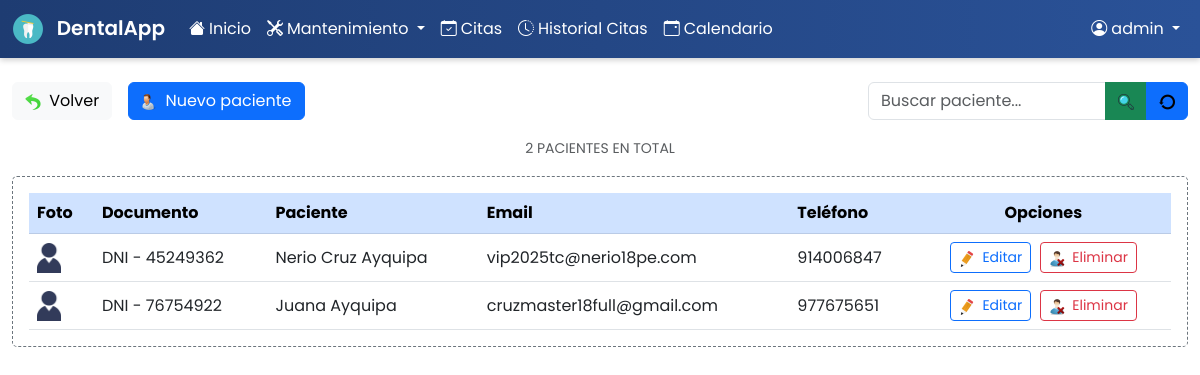
Page /sistema-dental/index.php (signed in) on the committed database.
### tables this page shows
CREATE TABLE `patients` (
  `id` int(11) NOT NULL,
  `name` varchar(100) NOT NULL,
  `document_type` varchar(20) DEFAULT NULL,
  `document_number` varchar(50) DEFAULT NULL,
  `dob` date NOT NULL,
  `phone` varchar(20) DEFAULT NULL,
  `under_treatment` tinyint(1) NOT NULL DEFAULT 0,
  `bleeding` tinyint(1) NOT NULL DEFAULT 0,
  `allergic` tinyint(1) NOT NULL DEFAULT 0,
  `hypertensive` tinyint(1) NOT NULL DEFAULT 0,
  `diabetic` tinyint(1) NOT NULL DEFAULT 0,
  `pregnant` tinyint(1) NOT NULL DEFAULT 0,
  `motive` text DEFAULT NULL,
  `diagnosis` text DEFAULT NULL,
  `observations` text DEFAULT NULL,
  `referred_by` varchar(100) DEFAULT NULL,
  `email` varchar(100) DEFAULT NULL,
  `address` text DEFAULT NULL,
  `created_at` timestamp NOT NULL DEFAULT current_timestamp()
);

### sistema-dental/controllers/BaseController.php (called while the page is built, shortened)
<?php
class BaseController {
    protected function render(string $view, array $data = []): void {
        extract($data);
        require __DIR__ . "/../views/templates/header.php";
        require __DIR__ . "/../views/{$view}.php";
        require __DIR__ . "/../views/templates/footer.php";
    }
}

### sistema-dental/controllers/PatientController.php (called while the page is built, shortened)
<?php
class PatientController extends BaseController
{
    private Patient $model;
    public function __construct(PDO $pdo)
    {
        $this->model = new Patient($pdo);
    }
    public function index(): void
    {
        $patients = $this->model->all();
        $this->render('patients/list', compact('patients'));
    }
}

### sistema-dental/helpers/autoload.php (called while the page is built, shortened)
<?php
spl_autoload_register(function($class) {
    $paths = ['controllers/', 'models/'];
    foreach ($paths as $path) {
        $file = __DIR__ . '/../' . $path . $class . '.php';
        if (file_exists($file)) {
            return;
        }
    }
});

### sistema-dental/models/BaseModel.php (called while the page is built, shortened)
<?php
abstract class BaseModel
{
    protected static $table;
    protected $pdo;
    public function __construct(PDO $pdo)
    {
        $this->pdo = $pdo;
    }
    public function all()
    {
        $stmt = $this->pdo->query("SELECT * FROM " . static::$table);
        return $stmt->fetchAll();
    }
}

### sistema-dental/views/patients/list.php (the view, shortened to what this page needs)
<?php
$patients = $patients ?? [];
$count    = count($patients);
?>
<div class="container-fluid mt-4">
  <div class="d-flex align-items-center mb-3">
    <a href="?controller=dashboard&action=index" class="btn btn-light me-3">
      <img src="assets/img/arrow-left.png" alt="Volver" width="16" class="me-1">
      Volver
    </a>
    <a href="?controller=patient&action=create" class="btn btn-primary me-3">
      <img src="assets/img/person-plus.png" alt="Nuevo" width="16" class="me-1">
      Nuevo paciente
    </a>
    <div class="input-group ms-auto" style="max-width:320px;">
      <input
        type="text"
        id="searchPatient"
        class="form-control"
        placeholder="Buscar paciente..."
      >
      <button class="btn btn-success" id="btnSearch">
        <img src="assets/img/search.png" alt="Buscar" width="16">
      </button>
      <button class="btn btn-primary" onclick="window.location.reload()">
        <img src="assets/img/refresh.png" alt="Refrescar" width="16">
      </button>
    </div>
  </div>
  <div class="text-center mb-3">
    <span class="text-muted small">
      <?= $count ?> PACIENTE<?= $count !== 1 ? 'S' : '' ?> EN TOTAL
    </span>
  </div>
  <div class="table-responsive"
       style="border:1px dashed #6c757d; border-radius:5px; padding:1rem;">
    <table class="table table-hover align-middle mb-0">
      <thead class="table-primary">
        <tr>
          <th>Foto</th>
          <th>Documento</th>
          <th>Paciente</th>
          <th>Email</th>
          <th>Teléfono</th>
          <th class="text-center">Opciones</th>
        </tr>
      </thead>
      <tbody>
        <?php foreach ($patients as $p): ?>
        <tr>
          <td><img src="assets/img/person-circle.png" alt="Foto" width="24"></td>
          <td><?= htmlspecialchars(($p['document_type'] ?? '') . ' - ' . ($p['document_number'] ?? '')) ?></td>
          <td><?= htmlspecialchars($p['name']) ?></td>
          <td><?= htmlspecialchars($p['email']) ?></td>
          <td><?= htmlspecialchars($p['phone']) ?></td>
          <td class="text-center">
            <a href="?controller=patient&action=edit&id=<?= $p['id'] ?>"
               class="btn btn-sm btn-outline-primary me-1">
              <img src="assets/img/pencil.png" alt="Editar" width="16" class="me-1">
              Editar
            </a>
            <a href="?controller=patient&action=delete&id=<?= $p['id'] ?>"
               class="btn btn-sm btn-outline-danger"
               onclick="return confirm('¿Eliminar paciente?')">
              <img src="assets/img/trash.png" alt="Eliminar" width="16" class="me-1">
              Eliminar
            </a>
          </td>
        </tr>
        <?php endforeach; ?>
      </tbody>
    </table>
  </div>
</div>

### sistema-dental/assets/css/style.css (style rules this page uses)
body, .navbar, .card { font-family: 'Poppins', sans-serif; }

### rows in the picture
patients: document_type+document_number "DNI - 45249362", name "Nerio Cruz Ayquipa", email "vip2025tc@nerio18pe.com", phone "914006847"
patients: document_type+document_number "DNI - 76754922", name "Juana Ayquipa", email "cruzmaster18full@gmail.com", phone "977675651"

### other values in the picture
$username "admin"
$count "2"
